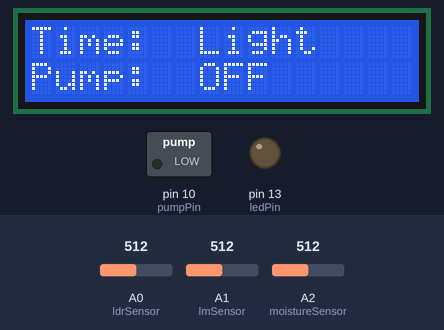
The sketch below on a simulated Arduino Uno, built with avr-gcc and run on an emulated ATmega328P. On the bench: 16×2 character LCD, switched loads named in the sketch (green lamp = pin HIGH), output pins drawn as LEDs (lit = HIGH). The inputs (shaded band) are chosen by the test bench; at power-on: A0 (ldrSensor) = 512, A2 (moistureSensor) = 512, A1 (lmSensor) = 512.

Above: at 1.2 s.
1.3 s: A0 (ldrSensor) set to 900
At 1.9 s:
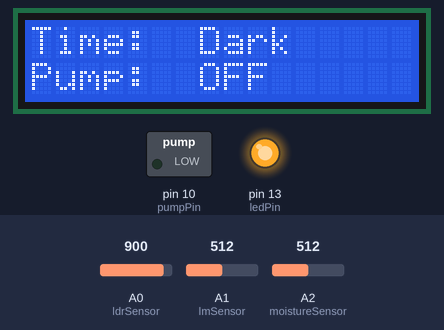
2.9 s: A0 (ldrSensor) set to 1023
At 3.8 s:
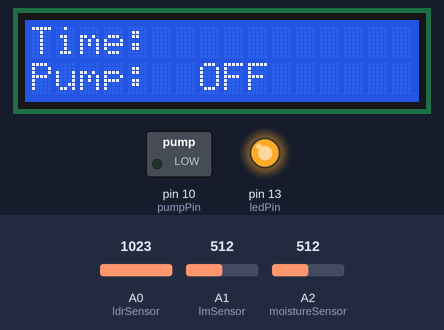
4.5 s: A0 (ldrSensor) set to 716
At 5.7 s:
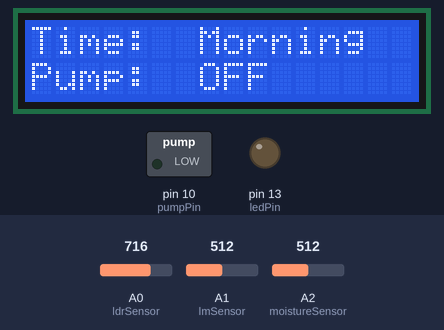
6.2 s: A2 (moistureSensor) set to 841
7.7 s: A2 (moistureSensor) set to 870
At 9.0 s:
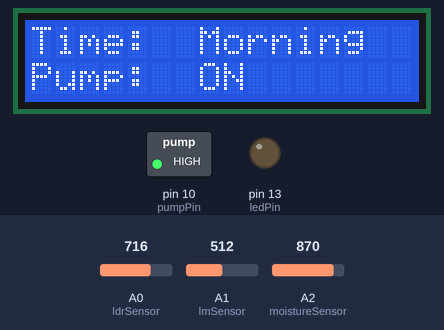
Timing chart, 0 to 11.5 s (numbered marks = the images above; inputs shaded):
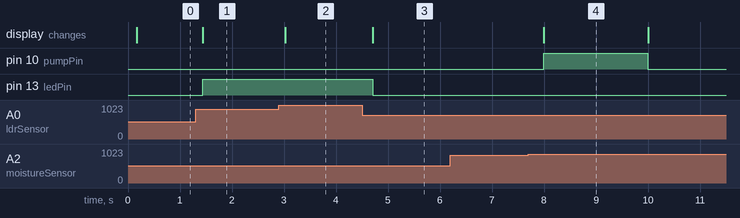

Measured:
- the behaviour switches between 851 and 852 on A2 (moistureSensor) (found by bisection; images 3 and 4)
- after the input at 1.3 s, pin 13 (ledPin): LOW → HIGH after 0.14 s; the display: changes after 0.14 s (image 1)
- after the input at 2.9 s, the display: changes after 0.13 s (image 2)
- after the input at 4.5 s, pin 13 (ledPin): HIGH → LOW after 0.20 s; the display: changes after 0.21 s (image 3)
- after the input at 6.2 s, every drawn part: stays the same
- after the input at 7.7 s, pin 10 (pumpPin): LOW → HIGH after 0.30 s, → LOW 2.0 s later; the display: changes after 0.30 s (image 4)
- what the display in image 4 shows lasts 2.0 s, from 8.0 s to 10.0 s

The sketch:

smart_garden_arduino.ino
```cpp
#include <LiquidCrystal.h>
#define ldrSensor A0
#define lmSensor A1
#define moistureSensor A2

const int rs = 12, en = 11, d4 = 5, d5 = 4, d6 = 3, d7 = 2;
LiquidCrystal lcd(rs, en, d4, d5, d6, d7);

const int ledPin = 13;
const int pumpPin = 10;
const int dry = 100; // value for dry sensor
const int wet = 1017; // value for wet sensor
int ldrValue = 0;
int lmValue = 0;
float lmVoltage = 0;
int temp = 0;
int moistureValue = 0;
int humidityPercentage = 0;


void setup() {
  pinMode(ledPin, OUTPUT);
  pinMode(pumpPin, OUTPUT);
  lcd.begin(16, 2);
  startingLcd();
}

void startingLcd() {
  lcd.clear();
  lcd.setCursor(0, 0);
  lcd.print("Time: ");
  lcd.setCursor(0, 1);
  lcd.print("Pump: ");
}

void loop() {
  getSensorsValues();
  turnLedOnOrOff();
  getTime();
  startWatering();
}

void startWatering() {
  pumpOff();
  if (humidityPercentage < 18) {
    if (temp <= 25 && (ldrValue <= 890 && ldrValue >= 600)) {
      timesToWater(2);
    }
    else if (temp > 25 && (ldrValue <= 890 && ldrValue >= 600)) {
      timesToWater(3);
    }
  }
}

void timesToWater(int number) {
  for (int i = 0; i < number; i++) {
    getSensorsValues();
    getTime();
    //turn led on/off
    turnLedOnOrOff();

    if (humidityPercentage > 18) {
      pumpOff();
      continue;
    }

    pumpOn();
    delay(2000);
    pumpOff();
    delay(5000);
  }
}

// Sensors Values
void getLdrValue() {
  ldrValue = analogRead(ldrSensor);
}

void getTempValue() {
  lmValue = analogRead(lmSensor);
  lmVoltage = (5.0 / 1023.0) * lmValue;
  //1023 => 5
  //analog => V
  temp = lmVoltage / .01; // Temp = (Vout/10mv)
}

void getHumidityValue() {
  moistureValue = analogRead(moistureSensor);
  humidityPercentage = map(moistureValue, wet, dry, 0, 100);
  delay(100);
}

void getSensorsValues() {
  getLdrValue();
  getTempValue();
  getHumidityValue();
}

void turnLedOnOrOff() {
  if (ldrValue >= 800)
  {
    digitalWrite(ledPin, HIGH);
  }

  else {
    digitalWrite(ledPin, LOW);
  }
}

// Time
void getTime() {
  startingLcd();
  lcd.setCursor(7 , 0);
  if (ldrValue <= 400) {
    lcd.print("Bright");
  }
  else if (ldrValue < 600) {
    lcd.print("Light");
  }
  else if (ldrValue <= 800) {
    lcd.print("Morning");
  }
  else if (ldrValue < 1023) {
    lcd.print("Dark");
  }
}

// Pump
void pumpOn() {
  digitalWrite(pumpPin, HIGH);
  lcd.setCursor(7 , 1);
  lcd.print("ON ");
}

void pumpOff() {
  digitalWrite(pumpPin, LOW);
  lcd.setCursor(7 , 1);
  lcd.print("OFF");
}
```
